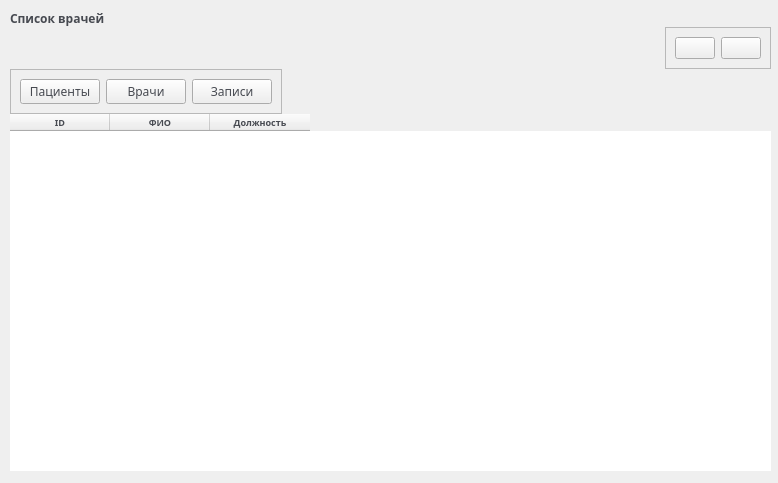
            <widget class="QWidget" name="ReportpageDoc">
             <property name="maximumSize">
              <size>
               <width>778</width>
               <height>483</height>
              </size>
             </property>
             <widget class="QWidget" name="TableDoctors" native="true">
              <property name="geometry">
               <rect>
                <x>0</x>
                <y>0</y>
                <width>781</width>
                <height>481</height>
               </rect>
              </property>
              <property name="maximumSize">
               <size>
                <width>16777215</width>
                <height>16777215</height>
               </size>
              </property>
              <layout class="QVBoxLayout" name="verticalLayout_14">
               <property name="spacing">
                <number>0</number>
               </property>
               <property name="leftMargin">
                <number>10</number>
               </property>
               <property name="topMargin">
                <number>10</number>
               </property>
               <property name="rightMargin">
                <number>10</number>
               </property>
               <property name="bottomMargin">
                <number>10</number>
               </property>
               <item alignment="Qt::AlignLeft|Qt::AlignTop">
                <widget class="QLabel" name="Label2">
                 <property name="font">
                  <font>
                   <family>Segoe UI Semibold</family>
                   <pointsize>9</pointsize>
                   <weight>75</weight>
                   <bold>true</bold>
                  </font>
                 </property>
                 <property name="styleSheet">
                  <string notr="true">color:#474A51;</string>
                 </property>
                 <property name="text">
                  <string>Список врачей</string>
                 </property>
                </widget>
               </item>
               <item alignment="Qt::AlignRight|Qt::AlignTop">
                <widget class="QFrame" name="TopBarRight2">
                 <property name="frameShape">
                  <enum>QFrame::StyledPanel</enum>
                 </property>
                 <property name="frameShadow">
                  <enum>QFrame::Raised</enum>
                 </property>
                 <layout class="QHBoxLayout" name="horizontalLayout_13">
                  <item>
                   <widget class="QPushButton" name="Edit2">
                    <property name="text">
                     <string/>
                    </property>
                    <property name="icon">
                     <iconset>
                      <normaloff>../resources/edit.png</normaloff>../resources/edit.png</iconset>
                    </property>
                    <property name="iconSize">
                     <size>
                      <width>24</width>
                      <height>24</height>
                     </size>
                    </property>
                   </widget>
                  </item>
                  <item>
                   <widget class="QPushButton" name="Delete2">
                    <property name="text">
                     <string/>
                    </property>
                    <property name="icon">
                     <iconset>
                      <normaloff>../resources/Delete.png</normaloff>../resources/Delete.png</iconset>
                    </property>
                    <property name="iconSize">
                     <size>
                      <width>24</width>
                      <height>24</height>
                     </size>
                    </property>
                   </widget>
                  </item>
                 </layout>
                </widget>
               </item>
               <item alignment="Qt::AlignLeft|Qt::AlignTop">
                <widget class="QFrame" name="TopBarLeft2">
                 <property name="frameShape">
                  <enum>QFrame::StyledPanel</enum>
                 </property>
                 <property name="frameShadow">
                  <enum>QFrame::Raised</enum>
                 </property>
                 <layout class="QHBoxLayout" name="horizontalLayout_12">
                  <item>
                   <widget class="QPushButton" name="Tab1">
                    <property name="font">
                     <font>
                      <family>Segoe UI Semibold</family>
                     </font>
                    </property>
                    <property name="styleSheet">
                     <string notr="true">color:#474A51;</string>
                    </property>
                    <property name="text">
                     <string>Пациенты</string>
                    </property>
                   </widget>
                  </item>
                  <item>
                   <widget class="QPushButton" name="Tab2">
                    <property name="font">
                     <font>
                      <family>Segoe UI Semibold</family>
                     </font>
                    </property>
                    <property name="styleSheet">
                     <string notr="true">color:#474A51;</string>
                    </property>
                    <property name="text">
                     <string>Врачи</string>
                    </property>
                   </widget>
                  </item>
                  <item>
                   <widget class="QPushButton" name="Tab3">
                    <property name="font">
                     <font>
                      <family>Segoe UI Semibold</family>
                     </font>
                    </property>
                    <property name="styleSheet">
                     <string notr="true">color:#474A51;</string>
                    </property>
                    <property name="text">
                     <string>Записи</string>
                    </property>
                   </widget>
                  </item>
                 </layout>
                </widget>
               </item>
               <item>
                <widget class="QTableWidget" name="tableWidgetDoc">
                 <property name="styleSheet">
                  <string notr="true">border-radius:12px;
color: #474A51;</string>
                 </property>
                 <column>
                  <property name="text">
                   <string>ID</string>
                  </property>
                  <property name="font">
                   <font>
                    <family>Segoe UI Semilight</family>
                    <pointsize>7</pointsize>
                    <weight>75</weight>
                    <bold>true</bold>
                   </font>
                  </property>
                  <property name="foreground">
                   <brush brushstyle="NoBrush">
                    <color alpha="255">
                     <red>71</red>
                     <green>74</green>
                     <blue>84</blue>
                    </color>
                   </brush>
                  </property>
                 </column>
                 <column>
                  <property name="text">
                   <string>ФИО</string>
                  </property>
                  <property name="font">
                   <font>
                    <family>Segoe UI Semilight</family>
                    <pointsize>7</pointsize>
                    <weight>75</weight>
                    <bold>true</bold>
                   </font>
                  </property>
                  <property name="foreground">
                   <brush brushstyle="NoBrush">
                    <color alpha="255">
                     <red>71</red>
                     <green>74</green>
                     <blue>84</blue>
                    </color>
                   </brush>
                  </property>
                 </column>
                 <column>
                  <property name="text">
                   <string>Должность</string>
                  </property>
                  <property name="font">
                   <font>
                    <family>Segoe UI Semilight</family>
                    <pointsize>7</pointsize>
                    <weight>75</weight>
                    <bold>true</bold>
                   </font>
                  </property>
                  <property name="foreground">
                   <brush brushstyle="NoBrush">
                    <color alpha="255">
                     <red>71</red>
                     <green>74</green>
                     <blue>84</blue>
                    </color>
                   </brush>
                  </property>
                 </column>
                </widget>
               </item>
              </layout>
             </widget>
            </widget>
